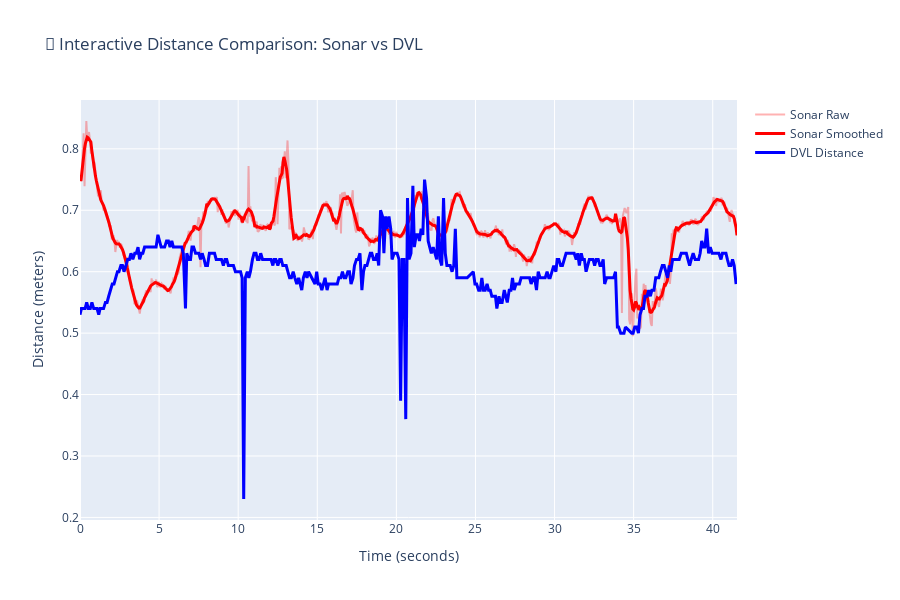
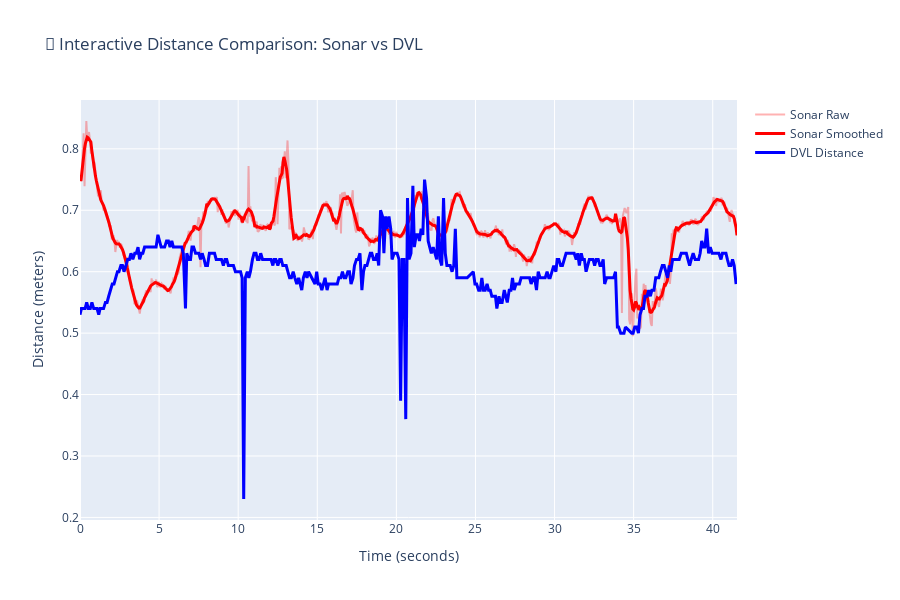

The cell these charts' notebook holds for them, in order:
### Code cell
try:
    fig, comparison_stats = iau.interactive_distance_comparison(distance_results, raw_data, sonar_coverage_m=sonar_coverage_meters, sonar_image_size=image_shape[0])
    if comparison_stats and isinstance(comparison_stats, dict) and 'error' in comparison_stats:
        print('Comparison did not run:', comparison_stats['error'])
    else:
        print('\nComparison stats summary:')
        from pprint import pprint
        pprint(comparison_stats)
        # Display the interactive plot
        fig.show()
except Exception as e:
    print('Error running interactive comparison:', e)

### Figure 1 — Plotly figure (JSON) as saved in the notebook; plotly's stock layout.template omitted (floating-point values rounded to 4 significant figures; data arrays with more than 128 entries replaced by an {"elided": "..."} marker saying what was removed)
{"data": [{"line": {"color": "rgba(255,0,0,0.3)"}, "mode": "lines", "name": "Sonar Raw", "type": "scatter", "x": {"elided": "725 float values"}, "xaxis": "x", "y": {"elided": "725 float values"}, "yaxis": "y"}, {"line": {"color": "red", "width": 3}, "mode": "lines", "name": "Sonar Smoothed", "type": "scatter", "x": {"elided": "725 float values"}, "xaxis": "x", "y": {"elided": "725 float values"}, "yaxis": "y"}, {"line": {"color": "blue", "width": 3}, "mode": "lines", "name": "DVL Distance", "type": "scatter", "x": {"elided": "374 float values"}, "xaxis": "x", "y": {"elided": "374 float values"}, "yaxis": "y"}], "layout": {"height": 600, "hovermode": "x unified", "title": {"text": "🔄 Interactive Distance Comparison: Sonar vs DVL"}, "xaxis": {"anchor": "y", "domain": [0, 1], "showgrid": true, "title": {"text": "Time (seconds)"}}, "yaxis": {"anchor": "x", "domain": [0, 1], "showgrid": true, "title": {"text": "Distance (meters)"}}}}

### Figure 2 — Plotly figure (JSON) as saved in the notebook; plotly's stock layout.template omitted (floating-point values rounded to 4 significant figures; data arrays with more than 128 entries replaced by an {"elided": "..."} marker saying what was removed)
{"data": [{"line": {"color": "rgba(255,0,0,0.3)"}, "mode": "lines", "name": "Sonar Raw", "type": "scatter", "x": {"elided": "725 float values"}, "xaxis": "x", "y": {"elided": "725 float values"}, "yaxis": "y"}, {"line": {"color": "red", "width": 3}, "mode": "lines", "name": "Sonar Smoothed", "type": "scatter", "x": {"elided": "725 float values"}, "xaxis": "x", "y": {"elided": "725 float values"}, "yaxis": "y"}, {"line": {"color": "blue", "width": 3}, "mode": "lines", "name": "DVL Distance", "type": "scatter", "x": {"elided": "374 float values"}, "xaxis": "x", "y": {"elided": "374 float values"}, "yaxis": "y"}], "layout": {"height": 600, "hovermode": "x unified", "title": {"text": "🔄 Interactive Distance Comparison: Sonar vs DVL"}, "xaxis": {"anchor": "y", "domain": [0, 1], "showgrid": true, "title": {"text": "Time (seconds)"}}, "yaxis": {"anchor": "x", "domain": [0, 1], "showgrid": true, "title": {"text": "Distance (meters)"}}}}
